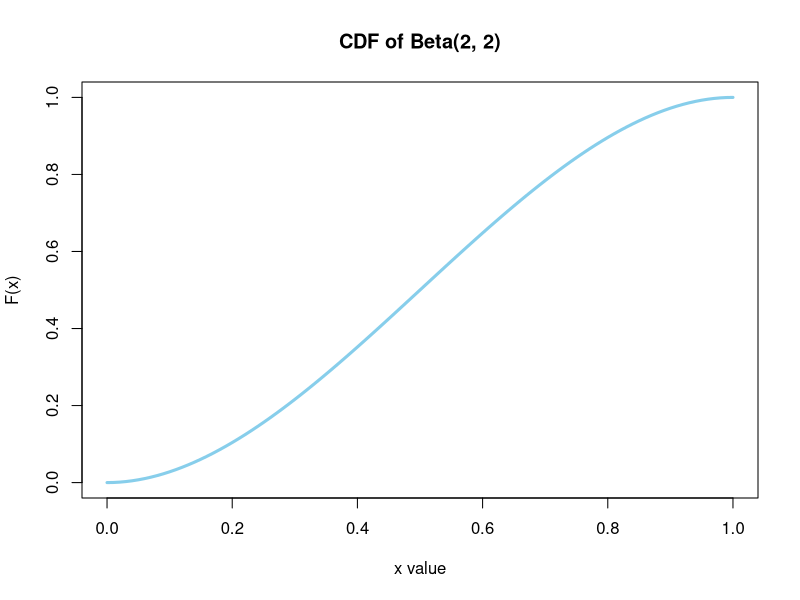
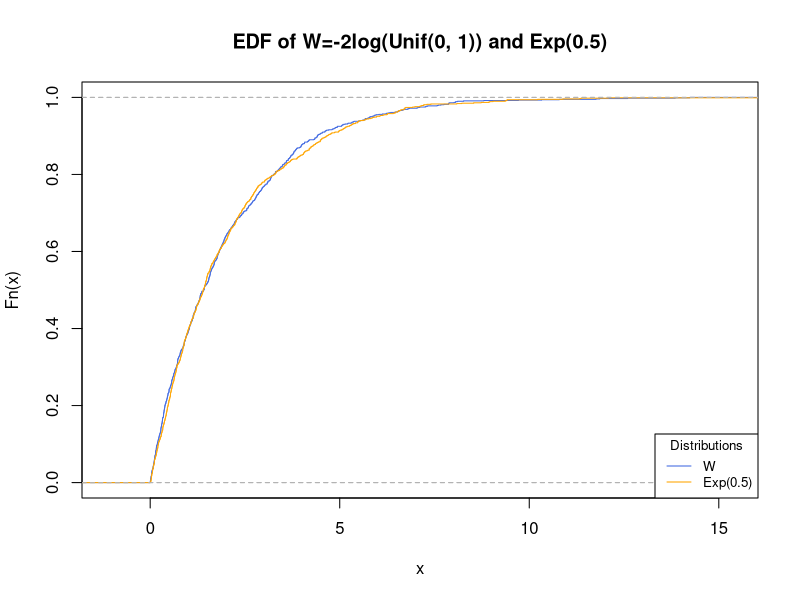
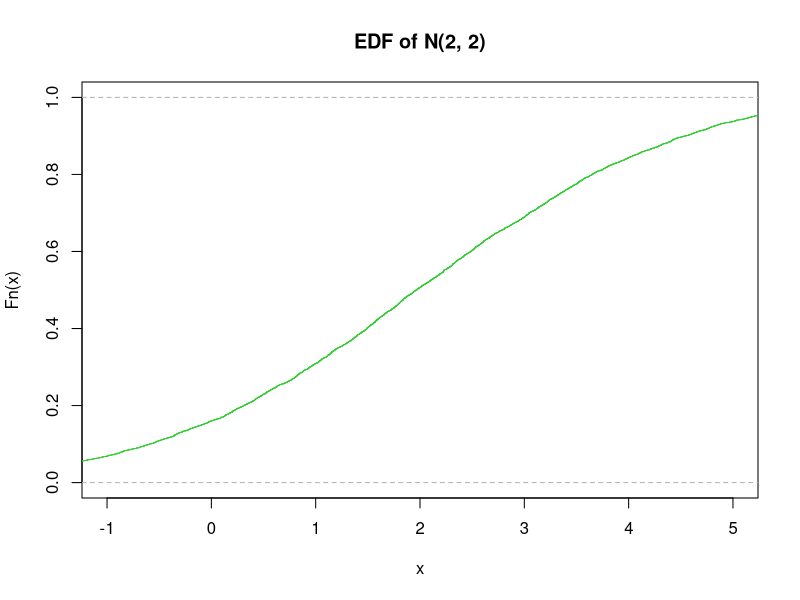
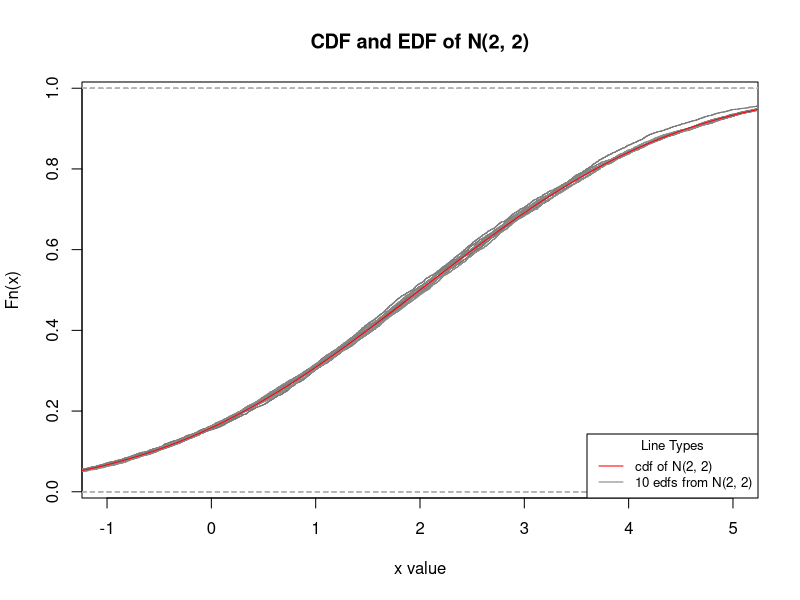

Write the R code that produced these figures, in order.
# question 1-3
x_base <- seq(0, 1, 0.01)
beta_cdf <- function(x) {return(3 * x^2 - 2 * x^3)}
plot(x_base, beta_cdf(x_base), type='l', col='skyblue', lwd=3,
     xlim=c(0, 1), main='CDF of Beta(2, 2)', xlab='x value', ylab='F(x)')

# question 2-2
unif_value <- runif(1000, 0, 1)
w_value <- -2*log(unif_value)
exp_value <- rexp(1000, 0.5)
w_edf <- ecdf(w_value)
exp_edf <- ecdf(exp_value)
plot(w_edf, col='royalblue', lwd=1, 
     main='EDF of W=-2log(Unif(0, 1)) and Exp(0.5)')
lines(exp_edf, col='orange', lwd=1)
legend('bottomright', legend=c('W', 'Exp(0.5)'), lty=1:1, 
       col=c('royalblue', 'orange'), title='Distributions', cex=0.8)

# question 3-1
norm_value <- rnorm(5000, 2, 2)
norm_edf <- ecdf(norm_value)
plot(norm_edf, xlim=c(-1, 5), col='limegreen', lwd=1,
     main='EDF of N(2, 2)')

# question 3-2
x_base <- seq(-2, 6, 0.01)
norm_cdf <- pnorm(x_base, 2, 2)
plot(x_base, norm_cdf, xlim=c(-1, 5), type='l', lwd=1, col='red', xlab='x value',
     ylab='Fn(x)', main='CDF and EDF of N(2, 2)')
for(i in 1:10) {
  edf_value <- ecdf(rnorm(5000, 2, 2))
  lines(edf_value, col=paste('gray', i+45), lwd=1)
}
lines(x_base, norm_cdf, xlim=c(-1, 5), col='red', lwd=1)
legend('bottomright', legend=c('cdf of N(2, 2)', '10 edfs from N(2, 2)'), lty=1:1, 
       col=c('red', 'gray50'), title='Line Types', cex=0.8)






